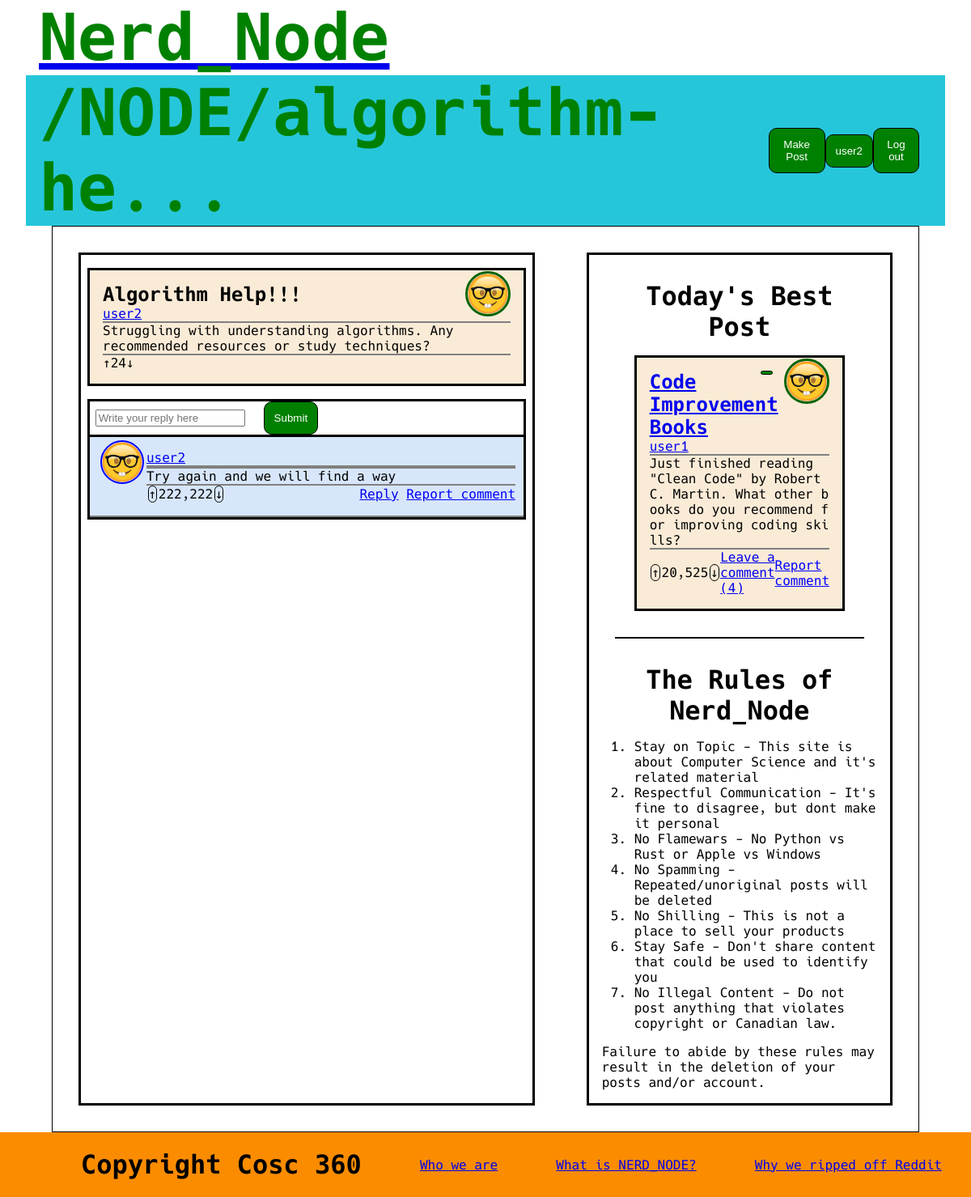
The app's page /node/index.php?title=algorithm-help (signed in) with its own data.
### tables this page shows
CREATE TABLE post (
	id int AUTO_INCREMENT,
	title varchar(255),
    poster int,
    content TEXT(65535),
    likes int,
    reported boolean,
    sku varchar(255),
    PRIMARY KEY (id),
    FOREIGN KEY (poster) REFERENCES siteUser(id) ON DELETE CASCADE
);

CREATE TABLE siteUser (
	id int AUTO_INCREMENT,
	username varchar(255) UNIQUE,
	password varchar(255),
    email varchar(255) UNIQUE,
    profilePicture varchar(255),
    isAdmin boolean,
    isDisabled boolean,
    PRIMARY KEY (id)
);

CREATE TABLE comment (
	id int AUTO_INCREMENT,
    poster int,
	originalPost int,
    parentComment int,
    likes int,
    reported boolean,
    content TEXT(65535),
    PRIMARY KEY (id),
    FOREIGN KEY (poster) REFERENCES siteUser(id) ON DELETE CASCADE,
    FOREIGN KEY (originalPost) REFERENCES post(id) ON DELETE CASCADE,
    FOREIGN KEY (parentComment) REFERENCES comment(id) ON DELETE CASCADE
);

### src/node/loadPost.php (called while the page is built, shortened)
<?php
$host = DBHOST;
$database = DBNAME;
$user = DBUSER;
$pass = DBPASS;
$connection = mysqli_connect($host, $user,$pass, $database, "3306");
$getPost = $connection->prepare("SELECT post.id, post.title, siteUser.username, siteUser.profilePicture, post.sku, post.content, post.likes FROM (post JOIN siteUser ON post.poster = siteUser.id) WHERE post.sku = ?");
$getPost->bind_param("s", $sku);
$getPost->execute();
$result = $getPost->get_result();
$post= [];
while($row = mysqli_fetch_assoc($result)) {
    $post = ['id' => $row['id'],
             'title' => $row['title'],
             'author' => $row['username'],
             'pfp' => $row['profilePicture'],
             'sku' => $row['sku'],
             'content' => $row['content'],
             'likes' => number_format($row['likes'])
    ];
}
$getComments = $connection->prepare("SELECT comment.id AS id, comment.parentComment AS parentId, siteUser.username as username, siteUser.profilePicture AS profilePicture, comment.content AS content, parentComment.content AS parentContent, comment.likes
FROM comment
LEFT JOIN post ON comment.originalPost = post.id
LEFT JOIN siteUser ON post.poster = siteUser.id
LEFT JOIN comment AS parentComment ON comment.parentComment = parentComment.id
WHERE comment.originalPost = ?");
$getComments->bind_param("s", $post['id']);
$getComments->execute();
$result = $getComments->get_result();
$comments = array();
?>

### src/components/getBestPost.php (called while the page is built, shortened)
<?php
$host = DBHOST;
$database = DBNAME;
$user = DBUSER;
$pass = DBPASS;
$connection = mysqli_connect($host, $user,$pass, $database, "3306");
$sql = "SELECT post.title, post.id, siteUser.username, siteUser.profilePicture, post.sku, post.content,
               post.likes, COUNT(comment.id) AS comments
        FROM (post JOIN siteUser ON post.poster = siteUser.id)
             LEFT JOIN comment ON comment.originalPost = post.id
        GROUP BY post.id
        ORDER BY likes DESC
        LIMIT 1";
if($result = mysqli_query($connection, $sql)) {
    while($row = mysqli_fetch_assoc($result)) {
        $bestPost = [
            'title' => $row['title'],
            'id' => $row['id'],
            'author' => $row['username'],
            'pfp' => $row['profilePicture'],
            'sku' => $row['sku'],
            'content' => $row['content'],
            'likes' => number_format($row['likes']),
            'commentCount' => $row['comments']
        ];
    }
}
?>

### src/node/index.php (the view, shortened to what this page needs)
<?php
$sku = $_GET['title'];
include_once "loadPost.php";
include_once "renderComments.php";
include_once "../renderProfilePicture.php";
?>
<!DOCTYPE html>
<html lang="en">
    <head>
	    <link rel="stylesheet" href="../public/css/reset.css">
	    <link rel="stylesheet" href="../public/css/home.css">
        <link rel="stylesheet" href="../public/css/node.css">
        <link rel="stylesheet" href="../public/font/hack.css">
    </head>
    <body>
	    <header>
            <?php
            $u =strlen($post["sku"]) >12 ? trim(substr($post["sku"], 0, 12)).'...' : $post["sku"];
            $url = "/NODE/$u";
            include "../components/headerBar.php";
            ?>
        </header>
        <main>
            <div class="center">
                <div class="post">
                    <?php renderProfilePicture($post['author'], $post['pfp']); ?>
                    <h3>
                        <?php echo $post["title"];?>
                    </h3>
                    <p>
                        <?php
                        echo "<a href='".SITEROOT."nerd?username=".$post["author"]."'>".$post["author"]."</a>";
                        ?>
                    </p>
                    <p>
                        <?php echo $post["content"]; ?>
                    </p>
                    <div class="interactionBar">
                        <div> &uarr; </div>
                        <div> <?php echo $post["likes"]; ?> </div>
                        <div> &darr; </div>
                    </div>
                </div>
                <div id="comments">
                    <div id="reply">
                        <?php
                        if(isset($_SESSION["sessionId"])) {
                            include "../components/commentForm.php";
                        } else {
                            echo "<p> <a href='".SITEROOT."login'>Log in</a> to leave a reply to this post!</p>";
                        }
                        ?>
                    </div>
                    <?php
                    if($comments) {
                        foreach($comments as $comment) {
                            renderComment($comment, $sku, isset($_SESSION["isAdmin"]));
                        }
                    } else {
                        echo "<div class=\"comment center\"><p>Be the first to comment!</p></div>";
                    }
                    ?>
                </div>
            </div>
            <?php include "../components/sidebar.php" ?>
	    </main>
        <?php include "../components/footer.php"; ?>
    </body>
</html>

### src/components/headerBar.php (shortened to what this page needs)
<!DOCTYPE html>
<html lang="en">
  <div>
    <a href="<?php echo SITEROOT; ?>">
        <h1>
            Nerd_Node
        </h1>
    </a>
    </div>
    <div class="navbar">
        <h1 id = "pageTitle">
            <?php echo $url ?? '/HOME'; ?>
        </h1>
        <div class="spacer">
        </div>
        <div class="buttonBox">
            <button id="newPost" onclick='location.href = "<?php echo SITEROOT; ?>makePost";'>Make Post</button>
            <?php
            if(isset($_SESSION["sessionId"]) ) {
                echo "<button id='home' onclick='location.href = \"".SITEROOT."nerd?username=".$_SESSION["sessionUsername"]."\";' >".
                     $_SESSION["sessionUsername"]
                    ."</button>";
                echo "<button id='logout' onclick='location.href = \"".SITEROOT."logout.php\";' >
                      Log out
                  </button>";
            } else {
                echo "<button id='login' onclick='location.href = \"".SITEROOT."login\";' >
                      Login/Register
                  </button>";
            }
            ?>
        </div>
    </div>
</html>

### src/renderProfilePicture.php
<?php
function renderProfilePicture($username, $picture) {
    echo "<img class='pfp' src='".SITEROOT."public/images/profiles/$picture' alt='$username\'s profile picture' width='50' height='50'>";
}
?>

### src/node/renderComments.php (shortened to what this page needs)
<?php
include_once "renderProfilePicture.php";
function renderComment($comment, $op, $isAdmin) {
    $username = $comment['author'];
    echo "<div class=\"comment\">";
    echo "<p>
            <a href='".SITEROOT."nerd?username=".$username."'>".$username."</a>";
    echo "</p>";
    echo"<p>
    </p>
    <p>".$comment['content']."
    </p>
    <div class='interactionBar'>
        <div class='arrow' onclick='upvote(".$comment['id'].", 5)'> &uarr; </div>
    <div id=\"comment-".$comment['id']."\">".$comment['likes']." </div>
        <div class='arrow' onclick='downvote(".$comment['id'].", 2)'> &darr; </div>
    <div class='spacer'> </div>
    <div>
    <a href='".SITEROOT."node?title=".$op."&reply-to=".$comment['id']."' > Reply </a>
    </div>
&ensp;
    <div>";
    if(!$isAdmin)
        echo "<div class='report' id='rep-".$comment['id']."' onclick='report(".$comment['id'].", 2)'> Report comment</div>";
    echo "</div>
    </div>
    </div>";
}
?>

### src/renderPosts.php (shortened to what this page needs)
<?php
include_once "renderProfilePicture.php";
function renderPost($post, $isAdmin) {
    $username = $post['author'];
    $commentText = $post['commentCount'] ? "Leave a comment (".$post['commentCount'].")" : "Be the first to comment";
    $tags = isset($post['tags']) ? implode(', ', $post['tags']) : '';
    echo "<div class=\"post\">";
    echo "<a href='".SITEROOT."?tag=".$tags."' class='tags'>".$tags."</a>";
    echo "<h3>
            <a href='".SITEROOT."node?title=".$post['sku']."'>".$post['title']."</a>
    </h3>
    <p>";
    echo "<a href='".SITEROOT."nerd?username=".$username."'>".$username."</a>
    </p>
    <p>".$post['content']."
    </p>
    <div class='interactionBar'>
        <div class='arrow' onclick='upvote(".$post['id'].", 5)'> &uarr; </div>
        <div id='post-".$post['id']."'>".$post['likes']." </div>
        <div class='arrow' onclick='downvote(".$post['id'].", 2)'> &darr; </div>
        <div>
            <a href='".SITEROOT."node?title=".$post['sku']."'>".$commentText."</a>
        </div>
        <div class='spacer'>
    </div>
    <div>";
    if(!$isAdmin)
        echo "<div class='report' id='rep-".$post['id']."' onclick='report(".$post['id'].", 2)'> Report comment</div>";
    echo"</div>
    </div>
    </div>";
}
?>

### src/public/css/home.css (style rules this page uses)
html { font-family: "Hack"; }
header { padding: 0em 2em; }
header div { padding: 0em 1em; }
.center { flex: 1; }
.center, .sidebar, .post { border: medium solid black; }
.sidebar div { padding:1em; }
.center, .sidebar { margin: 2em 2em; }
main { display: flex; height:auto; min-height:80vh; margin: 0em 4em; }
.post { background-color:antiquewhite; margin:1em 0.5em; padding:1em; }
.post p { border-bottom: 2px solid grey; word-break: break-all; }
.post .interactionBar { display:flex; align-items: center; justify-content: space-evenly; }
.post div { padding: 0em; }
#bestPost .post { max-height: 50%; }
h1 { font-size: 5em; color: green; }
h3 { font-size:1.5em; font-weight:bold; }
.navbar { display:flex; background-color: #26C6DA; }
.spacer { flex:1; }
.buttonBox { width:20%; display: flex; align-items: center; justify-content: space-evenly; }
button { background-color: green; color: white; padding: 0.9em 0.9em 0.9em 0.9em; border-radius: 10px; border: 1px solid black; cursor:pointer; }
main { border: 1px solid black; }
.pfp { border: 3px solid darkgreen; border-radius: 50%; float: right; }
.interactionBar .arrow { border-radius: 10px; margin: 0px 0.1em; border: 1px solid black; cursor:pointer; }
.report { color: blue; text-decoration: underline; cursor:pointer; }
.tags { padding: 0.1em 0.4em; border-radius: 10px; border: 0.1em solid black; color: white; font-weight: bold; margin: 1em 1em; background-color: green; }

### src/public/css/node.css (style rules this page uses)
#comments { border: medium solid black; margin:1em 0.5em; }
.comment { background-color:#d7e6fa; padding:1em 0.6em; border-bottom: 2px solid grey; }
.comment p { border-bottom: 2px solid grey; word-break: break-all; overflow: hidden; }
.comment .interactionBar { display:flex; align-items: center; justify-content: space-evenly; overflow: hidden; }
.comment div { padding: 0em; overflow: hidden; }
#comments .pfp { border: 2px solid blue; margin: 0.2em; border-radius: 50%; float: left; }
#reply { border-bottom: medium solid black; }

### src/renderPosts.php (style rules this page uses)
.post { position: relative; }
.tags { position: absolute; top: 0; right: 70px; }
.pfp { position: relative; width: 50px; bottom: 15px; }

### records on screen
post: sku "/NODE/algorithm-he...", poster.profilePicture (placeholder picture), title "Algorithm Help!!!", poster.username "user2", content "Struggling with understanding algorithms. Any recommended resources or study techniques?", likes "24"
comment: siteuser.profilePicture (placeholder picture), siteuser.username "user2", content "Try again and we will find a way", likes "222,222"
post: poster.profilePicture (placeholder picture), title "Code Improvement Books", poster.username "user1", content "Just finished reading \"Clean Code\" by Robert C. Martin. What other books do you recommend for improving coding skills?"

### other values on screen
$_SESSION["sessionUsername"] "user2"
$post['likes'] "20,525"
$commentText "Leave a comment (4)"
